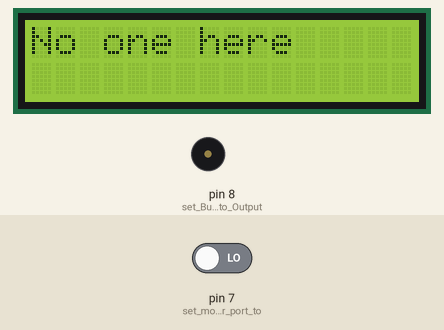
Simulated run of this sketch. Board: Arduino Uno, built with avr-gcc and run on an emulated ATmega328P. Parts: 16×2 character LCD, buzzer (waves = sounding, pin HIGH). The inputs (shaded band) are chosen by the test bench; at power-on: pin 7 (set_motion_sensor_port_to) LOW. The modem accepts every AT command (registered, SIM ready, sends succeed) and sends nothing else; what the sketch prints to the serial monitor is not drawn.

Above: at 7.2 s.
7.3 s: pin 7 (set_motion_sensor_port_to) driven HIGH
At 26.9 s:
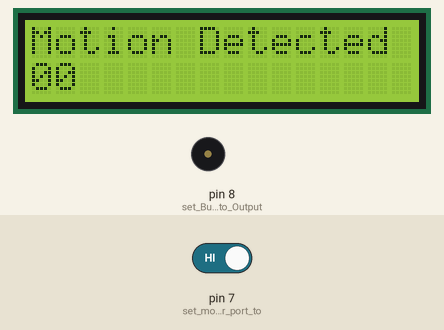
At 29.5 s:
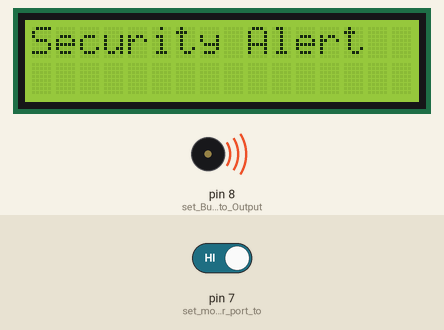
Timing chart, 0 to 29.8 s (numbered marks = the images above; inputs shaded):
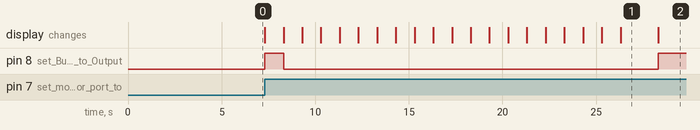

Measured:
- after the input at 7.3 s, pin 8 (set_Buzzer_port_to_Output): LOW → HIGH at once, → LOW 1.0 s later, → HIGH 20.0 s later; the display: first changes at once (image 1 shows a later state)
- what the display in image 1 shows lasts 2.0 s, from 26.3 s to 28.3 s

The sketch:

IOTProgram.ino
```cpp
// Included librarys
#include <LiquidCrystal.h>
#include <IRremote.h>
#include <IRremoteInt.h>
#include <SoftwareSerial.h>
#include <stdlib.h>

const int rs = 12, en = 11, d4 = 5, d5 = 4, d6 = 3, d7 = 2; //Ports the LCD Is Connected To
LiquidCrystal lcd(rs, en, d4, d5, d6, d7);

IRrecv irrecv(10); //IR detector connected to port 10
decode_results results; //stores Hex code from the IR detector

int Stage; //stores current state of device
float timesave; //stores time timer was started

String Hexcodes[] = {"c101e57b","9716be3f","3d9ae3f7","6182021b","8c22657b","488f3cbb","449e79f","32c6fdf7","1bc0157b","3ec3fc1b","f076c13b","e318261b"};// HEX IR codes off Remote (0-9buttons downbutton offbutton)
String TheCode; //store code use had entered
String Password = "9656"; //store correct code


SoftwareSerial ESP8266(13, 9); // RX, TX

float WifiTimeDelay = 0; //helps control delay between sending data to thingspeak

float Plotterdelay = 0;//adds a delay to the serial plotter to help stop it from being too fast
int motionsave = 0; //saves if motion has been detected in the plotter delay

int RemoteTranslate(String HexValue){ //Translates HEX code from IR sensor to Button Number.
  for(int i = 0; i < 12; i++){ //Loops through Hexcodes array
    if(Hexcodes[i] == HexValue){ //if Hexvalue matches Hex code in array
      return(i); //return the location of the code in the list
    }
  }
  return(12);//return 12 if no Hex code is found
}
void ClearLCD(int line, int coord1, int coord2) //clears specified section of LCD (Line your clearing on, Clear from coord 1 to coord 2)
{
        lcd.setCursor(coord1,line); //set lcd cursor to the correct line and coord
        for(int i = coord1; i < coord2 && i < 20; i++) //move from coord one to coord two
        {
                lcd.print(" "); //clear digit on the coord
        }
}


void setup() { //runs at the start of the program
  Serial.begin(9600); //start serial monitor
  pinMode(7, INPUT); //set motion sensor port to Input
  pinMode(8, OUTPUT); //set Buzzer port to Output
  lcd.begin(16, 2); // set up the LCD's number of columns and rows:
  lcd.clear(); //clear the LCD screen
  lcd.print("No one here"); //write msg to screen
  irrecv.enableIRIn(); //start IR sensor
  Stage=0;//set device state to stage 0

  //wifi connection code

  ESP8266.begin(115200);
  ESP8266.print("***VER:");
  delay(2000);
  ESP8266.println("AT+RST");
  delay(1000);
  ESP8266.println("AT+GMR");
  delay(1000);
  ESP8266.println("AT+CWMODE=3");
  delay(1000);
  ESP8266.println("AT+CWLAP");
  delay(1000);
  ESP8266.print("AT+CWJAP=\"NetworkName\",\"NetworkPassword\"\r\n"); //ADD Network Name and Password here
  ESP8266.setTimeout(5000);
}

void loop() { //runs continuously
  int motion = digitalRead(7); //read current state of motion sensor
  if(motion) //if motion has been detected
  {
    motionsave=motion; //save the detection
  }
  int Plottertime = 1000 - (millis() -Plotterdelay);//calc how long is left on the plotter delay
  if(Plottertime <= 0 || Plottertime > 1000){ //if delay has ended or int overflow has occured
    Serial.println(motionsave); //plot data to seriel plotter
    motionsave=0;//reset motion save
    Plotterdelay=millis(); //reset the delay
  }
  if(Stage == 0){ //State Of Device: Waiting for motion
    digitalWrite(8, LOW);//Turn Buzzer Off
    if(motion){ //if motion sensor is triggered
      Stage=1; //set to countdown setup stage
    }
  }
  else if(Stage == 1){  //State Of Device: Setup for countdown stage
    lcd.clear(); //clear lcd screen
    lcd.setCursor(0, 0); //set lcd cursor to beginning
    lcd.print("Motion Detected"); //display msg on lcd
    timesave=millis(); //save current time for counter
    Stage=2; //set satge to countdown stage
    TheCode=""; //reset the users input
    digitalWrite(8, HIGH); //turn on buzzer
  }
  else if(Stage == 2){ //State Of Device: Countdown Stage
    int counter = 20 - ((millis() - timesave)/1000); //Calculates how long is left on the timer
    if(counter < 0 || counter > 20){ //if the timer goes below 0 or int overflow has occured
      counter=0; //set counter to 0
      Stage=3; //change stage to alarm setup
    }
    if(counter <  19){ //after 3 seconds turn buzzer off
      digitalWrite(8, LOW);//turn buzzer off
    }
    lcd.setCursor(0, 1);//set lcd cursor line to 2nd line
    if(counter <  10){//if smaller than 10 add a "0" to the digit
      lcd.print("0"+ String(counter)); //print current time left on the counter to LCD
    }
    else{
      lcd.print(counter); //print current time left on the counter to LCD
    }
  }
  else if(Stage == 3){//State Of Device: alarm stage Setup
    ClearLCD(0,0,20); //clear first line of lcd
    ClearLCD(1,0,2); //clear first counter section of lcd
    lcd.setCursor(0, 0); //set lcd cursor to beginning
    lcd.print("Security Alert");//Display msg on lcd
    digitalWrite(8, HIGH);//turn on buzzer
    Stage=4;//change to Alarmed stage
  }
  else if(Stage == 5)//State Of Device:alarm cooldown setup
  {
    lcd.clear();//clear LCD screen
    lcd.setCursor(0, 0);//set lcd cursor to beginning
    lcd.print("Alarm Cooldown");//display msg on lcd
    timesave=millis();//save current time for counter
    Stage=6; //set stage to alarm cooldown
    TheCode=""; //reset user input
    digitalWrite(8, LOW);//turn buzzer off
  }
  else if(Stage == 6){ //alarm cooldown
    int counter = 60 - ((millis() - timesave)/1000); //calculate time left on the counter
    if(counter < 0 || counter > 60){ //if counter is smaller than 0 or int overflow has occured
      counter=0;//set counter to 0
      lcd.clear(); //clear the lcd
      lcd.setCursor(0, 0);//set lcd cursor to beginning
      lcd.print("No one here");//display msg on lcd
      Stage=0;//reset the device stage back to waiting for motion
    }
    lcd.setCursor(0, 1);//set lcd cursor to second line
    if(counter <  10 && Stage == 6){ //if stage is still 6 and counter is smaller than 10
      lcd.print("0"+ String(counter));//add a 0 to the time left and display it on lcd
    }
    else if(Stage == 6){//if stage is still 6
      lcd.print(counter);//display current time left on counter
    }
  }

  if(Stage > 1 && Stage < 5)  //If in either stages 2 , 3 or 4 (Alarm stages) check for user input
  {
    if(irrecv.decode(&results)){ //if IR signal recieved
      int result = RemoteTranslate(String(results.value,HEX)); //Translate hexvalue and store button number
      if(result != 12){ //if valid button number
        if(result < 10){ //if button number is less than 10 (That means it's a 0-9 button on the remote)
          TheCode=TheCode+String(result);//add button number to current code inputed by the user
          ClearLCD(1,4,20);//clear any previous code writen to the screen
        }
        else if(result == 10 && TheCode.length() > 0){ //if button number is 10 (that means the back button was pressed) and there is user input to delete
          TheCode.remove(TheCode.length() - 1); //remove the last digit in the user input
          ClearLCD(1,4,20);//clear any previous code writen to the screen
        }
        lcd.setCursor(4, 1);//set lcd cursor to the section it displays the code in
        lcd.print("Code:" + TheCode); //display user input to lcd
        if(result == 11) //if button number is 11 (That means the power button / submit button has been pressed)
        {
          ClearLCD(1,4,20);//clear code section of lcd screen
          lcd.setCursor(4, 1);//set cursor to the section it displays the code in
          if(TheCode == Password){//if the code is correct
            Stage=5;//move onto the alarm cooldown setup stage
          }
          else{ //if the code is incorrect
            Stage=3;//set stage to alarm setup stage
            lcd.print("CodeInvalid"); //display msg in the code section of the lcd screen
            TheCode="";//reset the user input
          }
        }
      }
      irrecv.resume();//resume the IR detection
    }
  }
  //Wifi
  float wifidelay = 1500 - (millis() - WifiTimeDelay); //calc how long is left on the wifi delay
  if(wifidelay <= 0 || wifidelay > 1500){ //if delay is finished or int overflow has occured
      String getData="GET /update?api_key= APIKEY &field1=" + motionsave; //create command for sending data (add api code here)
      ESP8266.println("AT+CIPMUX=1");
      ESP8266.println("AT+CIPSTART=0,\"TCP\",\" api.thingspeak.com \",80"); //connection code with thingspeak
      ESP8266.println("AT+CIPSEND=0," + String(getData.length()+4));
      ESP8266.println(getData);//send data
      WifiTimeDelay = millis();//reset delay
  }

}
```
